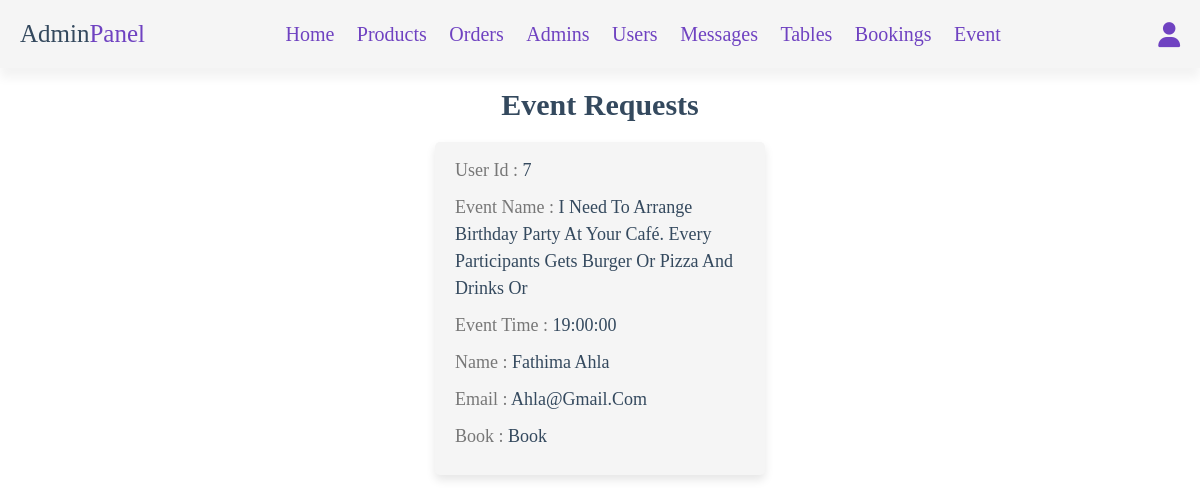
Screenshot of /admin/event_details.php (signed in) with the database file from the repository.
### tables this page shows
CREATE TABLE `event` (
  `id` int(100) NOT NULL,
  `user_id` int(100) NOT NULL,
  `name` varchar(100) NOT NULL,
  `number` int(10) NOT NULL,
  `email` varchar(50) NOT NULL,
  `seat` int(100) NOT NULL,
  `date` date NOT NULL,
  `time` time NOT NULL,
  `details` varchar(100) NOT NULL,
  `method` varchar(100) NOT NULL
);

### admin/event_details.php (the view, shortened to what this page needs)
<?php
include '../components/connect.php';
?>
<!DOCTYPE html>
<html lang="en">
<head>
   <link rel="stylesheet" href="https://cdnjs.cloudflare.com/ajax/libs/font-awesome/6.1.1/css/all.min.css">
   <link rel="stylesheet" href="../css/admin_style.css">
</head>
<body>
<?php include '../components/admin_header.php' ?>
<section class="placed-orders">
   <h1 class="heading">Event Requests</h1>
   <div class="box-container">
   <?php
      $select_event = $conn->prepare("SELECT * FROM `event`");
      $select_event->execute();
      if($select_event->rowCount() > 0){
         while($fetch_event = $select_event->fetch(PDO::FETCH_ASSOC)){
   ?>
   <div class="box">
      <p> user id : <span><?= $fetch_event['user_id']; ?></span> </p>
      <p> event name : <span><?= $fetch_event['details']; ?></span> </p>
      <p> event time : <span><?= $fetch_event['time']; ?></span> </p>
      <p> name : <span><?= $fetch_event['name']; ?></span> </p>
      <p> email : <span><?= $fetch_event['email']; ?></span> </p>
      <p> book : <span><?= $fetch_event['method']; ?></span> </p>
   </div>
   <?php
      }
   }else{
      echo '<p class="empty">no event booked yet!</p>';
   }
   ?>
   </div>
</section>

### css/admin_style.css (style rules this page uses)
:root { --main-color:#A05AFF; --change-color:#1BCFB4; --light-bg:#cebfe2; --red:#e60000; --blue: #2F2FA2; --white:#fff; --orange:#f39c12; --black:#34495e; --light-bg:#f5f5f5; --light-color:#777; --border:.2rem solid var(--black); --box-shadow:0 .5rem 1rem rgba(0,0,0,.1); }
* { font-family: 'Baloo Bhaijaan 2', cursive; margin:0; padding:0; box-sizing: border-box; text-decoration: none; outline: none; border:none; }
html { font-size: 62.5%; overflow-x: hidden; }
body { background-color: var(--white); }
section { max-width: 1200px; margin:0 auto; padding:2rem; }
.heading { text-align: center; margin-bottom: 2rem; text-transform: capitalize; color:var(--black); font-size: 3rem; }
.placed-orders .box-container { display: grid; grid-template-columns: repeat(auto-fit, 33rem); gap:1.5rem; justify-content: center; align-items: flex-start; }
.placed-orders .box-container .box { background-color: var(--light-bg); border-radius: .5rem; box-shadow: var(--box-shadow); padding:2rem; padding-top: 1rem; }
.placed-orders .box-container .box p { padding: .5rem 0; line-height: 1.5; font-size: 1.8rem; color:var(--light-color); text-transform: capitalize; }
.placed-orders .box-container .box p span { color:var(--black); }

### rows the page displays
event: user "7", details "I Need To Arrange Birthday Party At Your Café. Every Participants Gets Burger Or Pizza And Drinks Or", time "19:00:00", name "Fathima Ahla", email "Ahla@gmail.com", method "Book"
